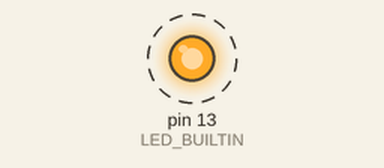
Recording of a sketch running on a simulated Arduino Uno, built with avr-gcc and run on an emulated ATmega328P. Shown: output pins drawn as LEDs (lit = HIGH). Dashed ring = blinking.

Above: at 0.5 s.
Timing chart, 0 to 4.6 s (numbered marks = the images above):
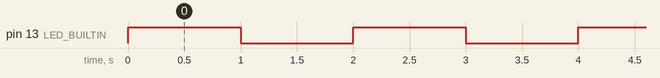

The sketch:

helloArduino.ino
```cpp
void setup() {
  // put your setup code here, to run once:
  pinMode(LED_BUILTIN, OUTPUT);
  const int mLEDRed = 13;

}

void loop() {
  // put your main code here, to run repeatedly:
  digitalWrite(13, HIGH);   // turn the LED on (HIGH is the voltage level)
  delay(1000);                       // wait for a second
  digitalWrite(13, LOW);    // turn the LED off by making the voltage LOW
  delay(1000);                       // wait for a second

}
```

Measured:
- by itself, pin 13 (LED_BUILTIN): alternates HIGH for 1.0 s and LOW for 1.0 s
